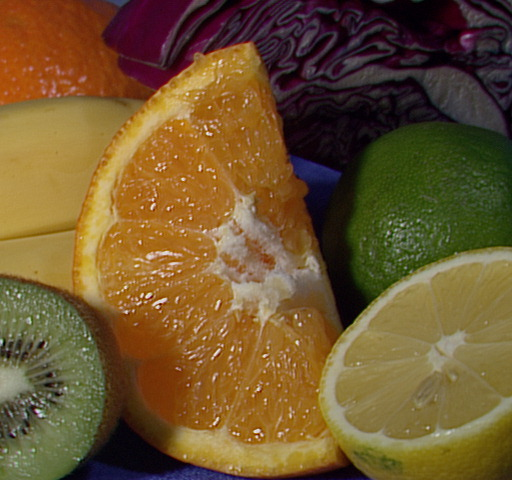
#> input picture Lab4/images/fruits.jpg, 512 x 480 px
$ jupyter execute Lab4.2.ipynb
#> lines starting #> are read from the running program, lines starting #| are printed output that depends on the picture; long printed decimals are rounded
# Lab4.2 — Conversie color → grayscale

Conversia la grayscale reduce fiecare pixel de la trei canale la un singur canal. Este una dintre cele mai frecvente etape de preprocesare în computer vision.

## Obiective

- conversia BGR → grayscale;
- implementarea unei conversii cu NumPy;
- compararea rezultatului cu OpenCV;
- observarea reducerii volumului de date;
- măsurarea timpului de execuție în software.

Stabilim calea către imaginea de test și verificăm dacă fișierul există.

[cell 1]
from pathlib import Path

IMAGE_PATH = Path("images/fruits.jpg")

if not IMAGE_PATH.exists():
    raise FileNotFoundError(
        "Nu a fost găsită imaginea Lab4/images/fruits.jpg. "
        "Verificați că repository-ul a fost copiat complet pe placă."
    )

print("Image:", IMAGE_PATH)

Încărcăm bibliotecile necesare și citim imaginea color cu OpenCV.

[cell 2]
import cv2
import numpy as np
import matplotlib.pyplot as plt
import time

image_bgr = cv2.imread(str(IMAGE_PATH), cv2.IMREAD_COLOR)
#> image_bgr is the input picture: shape (480, 512, 3); mean B, G, R 46.2, 85.6, 110.8
if image_bgr is None:
    raise RuntimeError("Imaginea nu a putut fi încărcată.")

## 1. Conversia cu OpenCV

Convertim imaginea BGR în grayscale folosind funcția optimizată OpenCV.

[cell 3]
gray_cv = cv2.cvtColor(image_bgr, cv2.COLOR_BGR2GRAY)
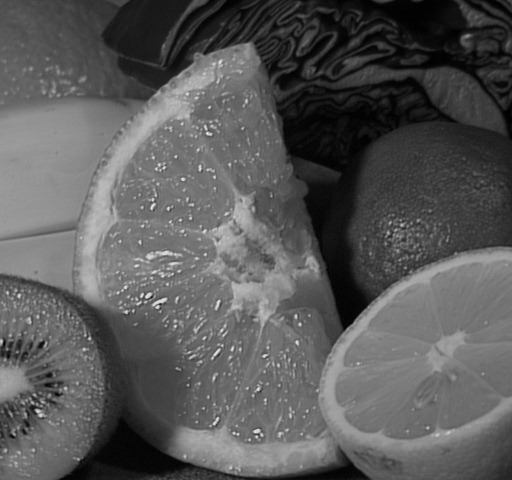
#> gray_cv: shape (480, 512); min 0, max 238, mean 88.7

print("Color shape:", image_bgr.shape)
#| Color shape: (480, 512, 3)
print("Gray shape :", gray_cv.shape)
#| Gray shape : (480, 512)
print("Color bytes:", image_bgr.nbytes)
#| Color bytes: 737280
print("Gray bytes :", gray_cv.nbytes)
#| Gray bytes : 245760

Afișăm imaginea grayscale pentru a verifica vizual rezultatul conversiei.

[cell 4]
plt.figure(figsize=(8, 5))
plt.imshow(gray_cv, cmap="gray")
plt.title("Grayscale")
plt.axis("off")
plt.show()

## 2. Conversia cu NumPy

O aproximare uzuală a luminanței este:

```text
Y = 0.299 R + 0.587 G + 0.114 B
```

Implementăm aceeași conversie grayscale prin operații vectoriale NumPy.

[cell 5]
b = image_bgr[:, :, 0].astype(np.float32)
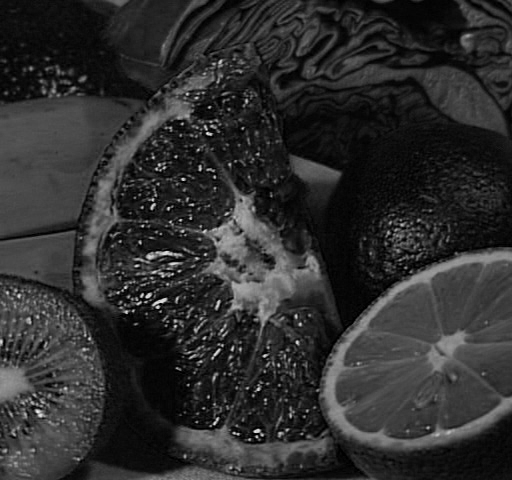
#> b: shape (480, 512) float32; min 0, max 245, mean 46.2
g = image_bgr[:, :, 1].astype(np.float32)
r = image_bgr[:, :, 2].astype(np.float32)
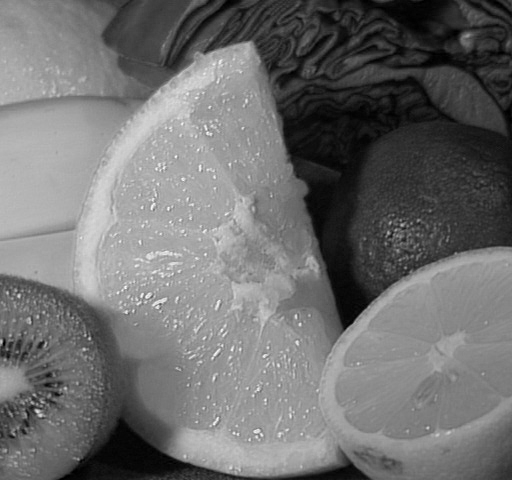
#> r: shape (480, 512) float32; min 0, max 252, mean 110.8

gray_np = 0.114 * b + 0.587 * g + 0.299 * r
gray_np = np.clip(gray_np, 0, 255).astype(np.uint8)

print("NumPy gray shape:", gray_np.shape)
#| NumPy gray shape: (480, 512)
print("NumPy gray dtype:", gray_np.dtype)
#| NumPy gray dtype: uint8

## 3. Compararea rezultatelor

Implementările pot diferi ușor din cauza rotunjirii și a optimizărilor interne OpenCV.

Comparăm numeric rezultatul OpenCV cu rezultatul obținut prin NumPy.

[cell 6]
difference = cv2.absdiff(gray_cv, gray_np)
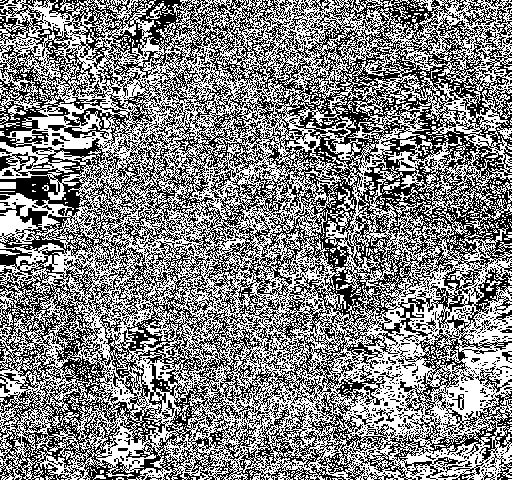
#> difference: shape (480, 512); values 0 (black) and 1 (white), 51.8% white; black in thin lines or dots

print("Maximum difference:", int(difference.max()))
#| Maximum difference: 1
print("Mean difference   :", float(difference.mean()))
#| Mean difference   : 0.518

## 4. Timpul de execuție

Executăm fiecare operație de mai multe ori. Prima execuție este făcută separat ca warm-up.

Măsurăm timpul mediu de execuție pentru OpenCV și NumPy.

[cell 7]
REPEATS = 50

cv2.cvtColor(image_bgr, cv2.COLOR_BGR2GRAY)

t0 = time.perf_counter()
for _ in range(REPEATS):
    tmp = cv2.cvtColor(image_bgr, cv2.COLOR_BGR2GRAY)
t_cv = (time.perf_counter() - t0) / REPEATS

t0 = time.perf_counter()
for _ in range(REPEATS):
    b = image_bgr[:, :, 0].astype(np.float32)
    g = image_bgr[:, :, 1].astype(np.float32)
    r = image_bgr[:, :, 2].astype(np.float32)
    tmp = np.clip(0.114*b + 0.587*g + 0.299*r, 0, 255).astype(np.uint8)
t_np = (time.perf_counter() - t0) / REPEATS

print(f"OpenCV: {t_cv*1e3:.3f} ms")
print(f"NumPy : {t_np*1e3:.3f} ms")
